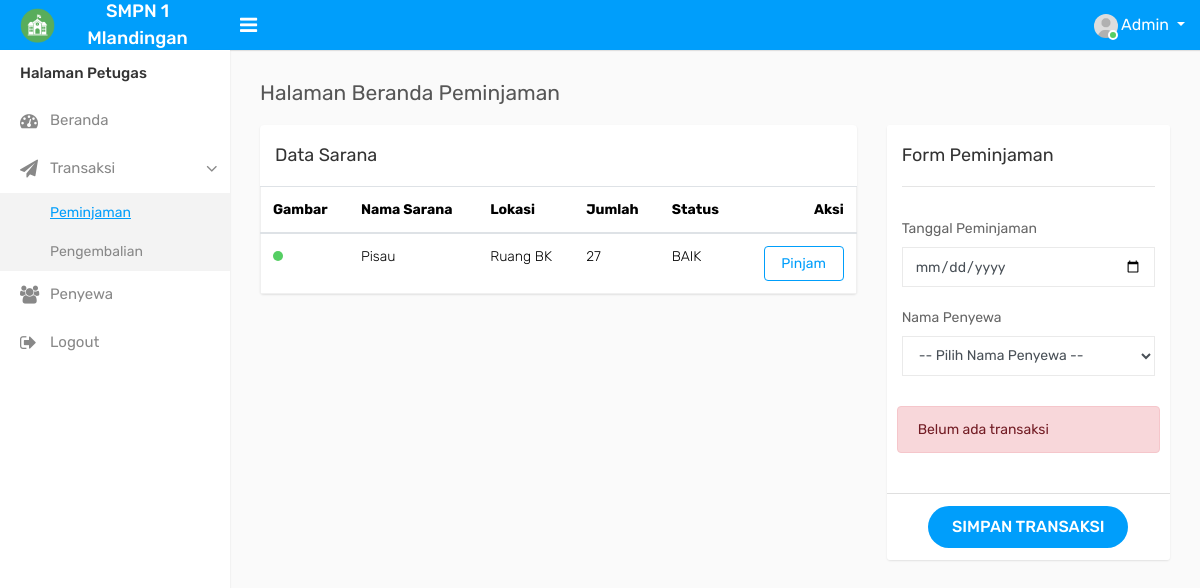
Screenshot of /transaksi-peminjaman (signed in) with the database file from the repository.
### administrator/models.py (models this page shows, shortened)
class Sarana(models.Model):
    STATUS=(
        ('BAIK' , 'BAIK'),
        ('KURANG BAIK' , 'KURANG BANK'),
        ('RUSAK' , 'RUSAK'),
    )
    jenis = models.ForeignKey(Jenis, null=True, blank=False, on_delete=models.SET_NULL)
    donatur = models.ForeignKey(Donatur,  null=True, blank=False, on_delete=models.SET_NULL)
    lokasi_sarana =  models.CharField(max_length=200, blank=False, null=True)
    stok_sarana = models.PositiveBigIntegerField(blank=True, null=True)
    nama_sarana = models.CharField(max_length=200, blank=False, null=True)
    token_aktifasi_sarana = models.CharField(max_length=300, blank=True, null=True)
    gambar_sarana = ResizedImageField(size=[400, 500], quality=80, crop=['middle', 'center'] , upload_to='gambar/foto_petani', blank=True, null=True, verbose_name="Foto Sarana (400 x 500 pixel)*)")
    keterangan = RichTextField(blank=True, null=True)
    status = models.CharField(max_length=200, blank=True, null=True, choices=STATUS)
    qr_code = models.ImageField(upload_to='arsip/data_qrcode',null=True, blank=True)
    date_created= models.DateTimeField(auto_now_add=True, null=True)
    class Meta:
        verbose_name_plural ="Data Sarana"

### petugas/decorators.py (the view)
        def perubahan_halaman(request, *args, **kwargs):
            group = None
            if request.user.groups.exists():
                group = request.user.groups.all()[0].name
            if group in yang_diizinkan :
                return fungsi_awal(request, *args, **kwargs)
            else:
                return HttpResponse('<h2><center>Anda Tidak Dijikankan Ke Tampilan ini</center></h2>')

### petugas/views.py (called while the page is built)
@login_required(login_url='login_page')
@ijinkan_pengguna(yang_diizinkan=['petugas'])
def transaksipeminjaman(request):
    id_petugas = request.user.petugas.id
    petugas = Petugas.objects.get(id=id_petugas)
    sarana = Sarana.objects.all().order_by('id')
    penyewa = Penyewa.objects.all().order_by('id')
    temp = TempPenyewa.objects.filter(petugas__id=petugas.id).order_by('id')
    hitungtemp = TempPenyewa.objects.filter(petugas__id=petugas.id).count()
    context = {
       'judul': 'Halaman Beranda Peminjaman',
        'menu': 'peminjaman',
        'sarana':sarana,
        'temp':temp,
        'hitungtemp':hitungtemp,
        'penyewa':penyewa,
    }
    return render(request, 'peminjaman.html', context)

### petugas/templates/peminjaman.html (shortened to what this page needs)
{% extends "baseadmin.html" %}
{% load static %}
{% load crispy_forms_tags %}
{% block content %}
<div class="page-wrapper">
            <div class="content">
                <div class="row">
                    <div class="col-sm-12">
                        <h4 class="page-title">{{judul}}</h4>
                    </div>
                </div>
                <div class="row">
                    <div class="col-12 col-md-6 col-lg-8 col-xl-8">
						<div class="card">
							<div class="card-header">
								<h4 class="card-title d-inline-block">Data Sarana</h4></a>
							</div>
							<div class="card-body p-0">
								<div class="table-responsive">
									<table class="table mb-0">
										<thead>
											<tr>
												<th>Gambar</th>
												<th>Nama Sarana</th>
												<th>Lokasi</th>
												<th>Jumlah</th>
												<th>Status</th>
												<th class="text-right">Aksi</th>
											</tr>
										</thead>
										<tbody>
                                        {% for row in sarana %}
                                        <tr>
												<td>
                                                {% if row.gambar_sarana %}
                                                  <a href="" title="John Doe"><img src="{{row.gambar_sarana.url}}" alt="" class="w-40 rounded-circle"><span class="status online"></span></a>
                                                {% else %}
                                                <a class="avatar" href=""></a>
                                                {% endif %}
												</td>
												<td>
													{{row.nama_sarana}}
												</td>
												<td>
													{{row.lokasi_sarana}}
												</td>
												<td>
													{{row.stok_sarana}}
												</td>
												<td>
													{{row.status}}
												</td>
												<td class="text-right">
                                                {% if row.stok_sarana == 0 %}
                                                	<button class="btn btn-outline-danger take-btn" disabled>Pinjam</button>
                                                {% else %}
                                                	<button id="pinjam"  data-stok="{{row.stok_sarana}}" data-id="{{row.id}}" class="btn btn-outline-primary take-btn">Pinjam</button>
                                                {% endif %}
												</td>
											</tr>
                                        {% empty %}
                                         <tr>
												<td colspan="5" align="center">
													Data Sarana Kosong
												</td>
											</tr>
                                        {% endfor %}
										</tbody>
									</table>
								</div>
							</div>
						</div>
					</div>
                    <div class="col-12 col-md-6 col-lg-4 col-xl-4">
                        <div class="card member-panel">
							<div class="card-header bg-white">
								<h4 class="card-title mb-0">Form Peminjaman</h4>
                                <hr/>
							</div>
                            <form action="" id="simpantransaksi" method="post">
                            <div class="card-body">
                                <ul class="contact-list">
                                <div class="form-group col-12">
                                <label>Tanggal Peminjaman </label>
                                <input class="form-control" type="date" name="tgl_pinjam"  id="tgl_pinjam" >
                            </div>
                            <div class="form-group col-12">
                                <label>Nama Penyewa </label>
                                    <select class="form-control" id="penyewa" name="penyewa">
                                            <option value="0">-- Pilih Nama Penyewa --</option>
                                        </select>
                            </div>
                                {% for rw in temp %}
                                 <li>
                                        <div class="contact-cont">
                                        <div class="float-left user-img m-r-10">
                                                <button class="btn btn-outline-danger take-btn" data-id="{{rw.id}}" id="hapuskeranjang"><i class="fa fa-times"></i></button>
                                            </div>
                                            {% if rw.sarana.gambar_sarana %}
                                             <div class="float-left user-img m-r-10">
                                                <a href="" title="John Doe"><img src="{{rw.sarana.gambar_sarana.url}}" alt="" class="w-40 rounded-circle"><span class="status online"></span></a>
                                            </div>
                                            {% else %}
                                             <div class="float-left user-img m-r-10">
                                                <a href="" title="John Doe"><img src="{% static 'assets/img/user.jpg' %}" alt="" class="w-40 rounded-circle"><span class="status online"></span></a>
                                            </div>
                                            {% endif %}
                                            <div class="contact-info">
                                                <span class="contact-name text-ellipsis">Nama Sarana : {{rw.sarana.nama_sarana}} </span>
                                                <span class="contact-date">Jumlah : {{rw.jumlah}}</span>
                                            </div>
                                        </div>
                                    </li>
                                {% empty %}
                                 <li>
                                        <div class="alert alert-danger">Belum ada transaksi</div>
                                    </li>
                                {% endfor %}
                            </div>
                            <div class="card-footer text-center bg-white">
                                <button class="btn btn-primary submit-btn" type="submit">Simpan Transaksi</button>
                            </div>
                            </form>
                        </div>
                    </div>
                </div>
            </div>
        </div>
{% endblock content  %}

### templates/navbar.html (shortened to what this page needs)
                    <ul>
                     {% for group in user.groups.all  %}
                        {% if group.name == "petugas" %}
                          <li class="menu-title">Halaman Petugas</li>
                        <li class="{% if menu == "beranda" %}active{% endif %}">
                            <a href="{% url 'beranda' %}"><i class="fa fa-dashboard"></i> <span>Beranda</span></a>
                        </li>
                       <li class="submenu">
							<a href="#"><i class="fa fa-send"></i> <span> Transaksi </span> <span class="menu-arrow"></span></a>
							<ul style="display: none;">
								<li><a class="{% if menu == "peminjaman" %}active{% endif %}" href="{% url 'transaksipeminjaman' %}">Peminjaman</a></li>
								<li><a class="{% if menu == "pengembalian" %}active{% endif %}" href="{% url 'transaksipengembalian' %}">Pengembalian</a></li>
							</ul>
						</li>
                         <li class="{% if menu == "penyewa" %}active{% endif %}">
                            <a href="{% url 'penyewa' %}"><i class="fa fa-users"></i> <span>Penyewa</span></a>
                        </li>
                          <li class="">
                            <a href="{% url 'logout' %}"><i class="fa fa-sign-out"></i> <span>Logout</span></a>
                        </li>
                        {% endif %}
                    {% endfor %}
                    </ul>

### rows the page displays
Sarana: nama_sarana "Pisau", lokasi_sarana "Ruang BK", stok_sarana "27", status "BAIK"

### other values shown
{{ judul }} "Halaman Beranda Peminjaman"
